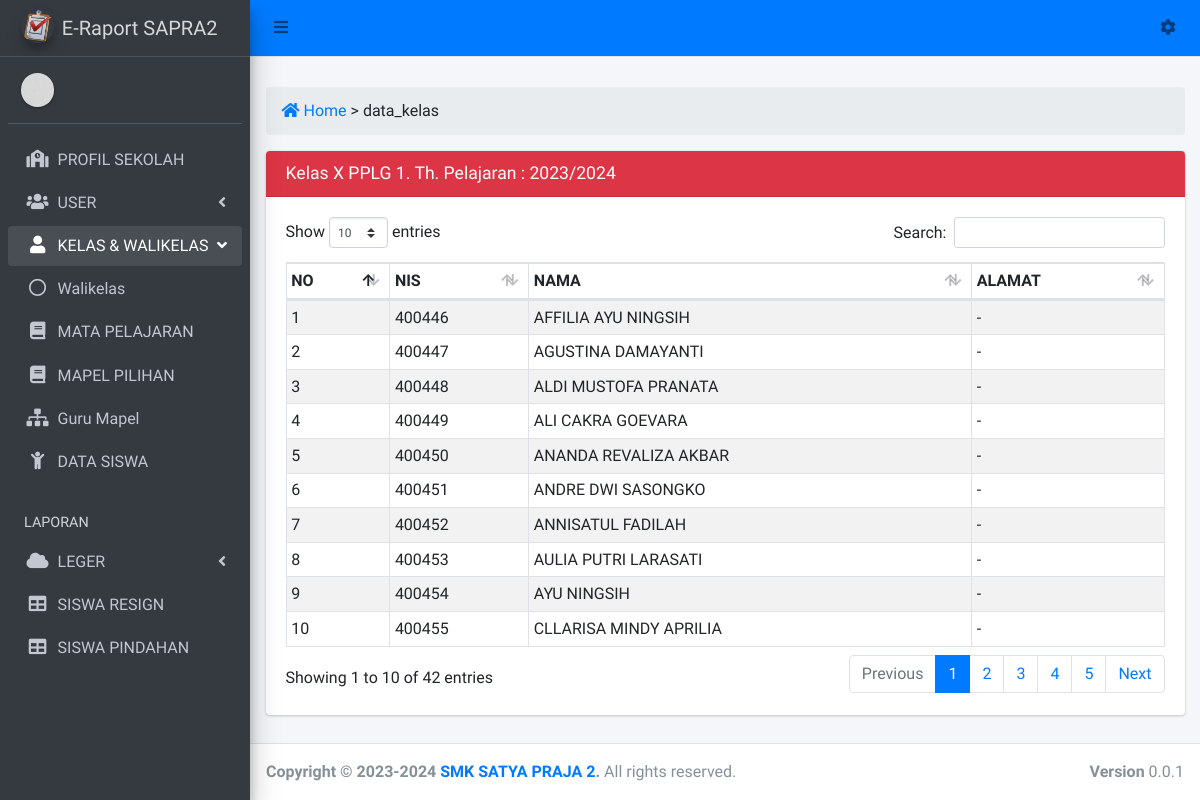
The app's page /admin?view=data_kelas&kelas=X&jurusan=PPLG&pkelas=1&thpel=2023/2024 with its own data.
### tables this page shows
CREATE TABLE `tb_siswa` (
  `id` int(10) NOT NULL,
  `nis` int(10) NOT NULL,
  `nisn` int(20) NOT NULL,
  `nama` varchar(50) NOT NULL,
  `kel` varchar(3) NOT NULL,
  `kelas` varchar(3) NOT NULL,
  `jurusan` varchar(5) NOT NULL,
  `pemkelas` varchar(1) NOT NULL,
  `th_pelajaran` varchar(12) NOT NULL,
  `ttl` varchar(40) NOT NULL,
  `kelamin` enum('L','P') NOT NULL,
  `agama` varchar(10) NOT NULL,
  `status` varchar(20) NOT NULL,
  `anak_ke` int(2) NOT NULL,
  `alamat_siswa` text NOT NULL,
  `hp_siswa` varchar(15) NOT NULL,
  `asal_sekolah` varchar(40) NOT NULL,
  `tgl_terima` varchar(20) NOT NULL,
  `ayah` varchar(50) NOT NULL,
  `ibu` varchar(50) NOT NULL,
  `alamat_ortu` text NOT NULL,
  `hp_ortu` varchar(15) NOT NULL,
  `kerja_ayah` varchar(20) NOT NULL,
  `kerja_ibu` varchar(20) NOT NULL,
  `nama_wali` varchar(50) NOT NULL,
  `alamat_wali` text NOT NULL,
  `hp_wali` varchar(50) NOT NULL,
  `kerja_wali` varchar(20) NOT NULL,
  `semester` enum('Ganjil','Genap','','') NOT NULL
);

### view/operator/home_kelas.php (the view)
<div class="row">
  <div class="col-sm-12">
    <ol class="breadcrumb <?= $bg_breadcrumb;  ?>">
	    <li><a href="admin" class="pr-1"><i class="fas fa-home"></i> Home</a></li>
	    <li class="active"> > <?= $_GET['view'] ?: 'Dashboard'; ?></li>
	  </ol>
  </div>
</div>
<?php
if (isset($_GET['kelas']) && isset($_GET['jurusan']) && isset($_GET['pkelas']) && isset($_GET['thpel'])) {
	$kelas = $_GET['kelas'];
	$jurusan = $_GET['jurusan'];
	$pkelas = $_GET['pkelas'];
	$th_pelajaran = $_GET['thpel'];
?>
<div class="row">
	<div class="col-sm-12">
		<div class="card">
			<div class="card-header bg-danger">
				<h3 class="card-title">Kelas <?= $kelas." ".$jurusan." ".$pkelas; ?>. Th. Pelajaran : <?= $th_pelajaran; ?></h3>
			</div>
			<div class="card-body">
				<table id="example1" class="table table-sm table-bordered table-striped">
					<thead>
						<tr>
							<th>NO</th>
							<th>NIS</th>
							<th>NAMA</th>
							<th>ALAMAT</th>
						</tr>
					</thead>
					<tbody>
						<?php
						$no = 1;
						$sql = mysqli_query($koneksi, "select * from tb_siswa where kelas = '$kelas' and jurusan = '$jurusan' and pemkelas = '$pkelas' and th_pelajaran = '$th_pelajaran'");
						while ($data = mysqli_fetch_array($sql)) { ?>
							<tr>
								<td><?= $no++; ?></td>
								<td><?= $data['nis']; ?></td>
								<td><?= $data['nama']; ?></td>
								<td><?= $data['alamat_siswa']; ?></td>
							</tr>
						<?php }
						?>
					</tbody>
				</table>
			</div>
		</div>
	</div>
</div>
<?php } ?>

### records on screen
tb_siswa: nis "400446", nama "AFFILIA AYU NINGSIH", alamat_siswa "-"
tb_siswa: nis "400447", nama "AGUSTINA DAMAYANTI", alamat_siswa "-"
tb_siswa: nis "400448", nama "ALDI MUSTOFA PRANATA", alamat_siswa "-"
tb_siswa: nis "400449", nama "ALI CAKRA GOEVARA", alamat_siswa "-"
tb_siswa: nis "400450", nama "ANANDA REVALIZA AKBAR", alamat_siswa "-"
tb_siswa: nis "400451", nama "ANDRE DWI SASONGKO", alamat_siswa "-"
tb_siswa: nis "400452", nama "ANNISATUL FADILAH", alamat_siswa "-"
tb_siswa: nis "400453", nama "AULIA PUTRI LARASATI", alamat_siswa "-"
tb_siswa: nis "400454", nama "AYU NINGSIH", alamat_siswa "-"
tb_siswa: nis "400455", nama "CLLARISA MINDY APRILIA", alamat_siswa "-"

### other values on screen
$_GET['view'] ?: 'Dashboard' "data_kelas"
$kelas "X"
$jurusan "PPLG"
$pkelas "1"
$th_pelajaran "2023/2024"
